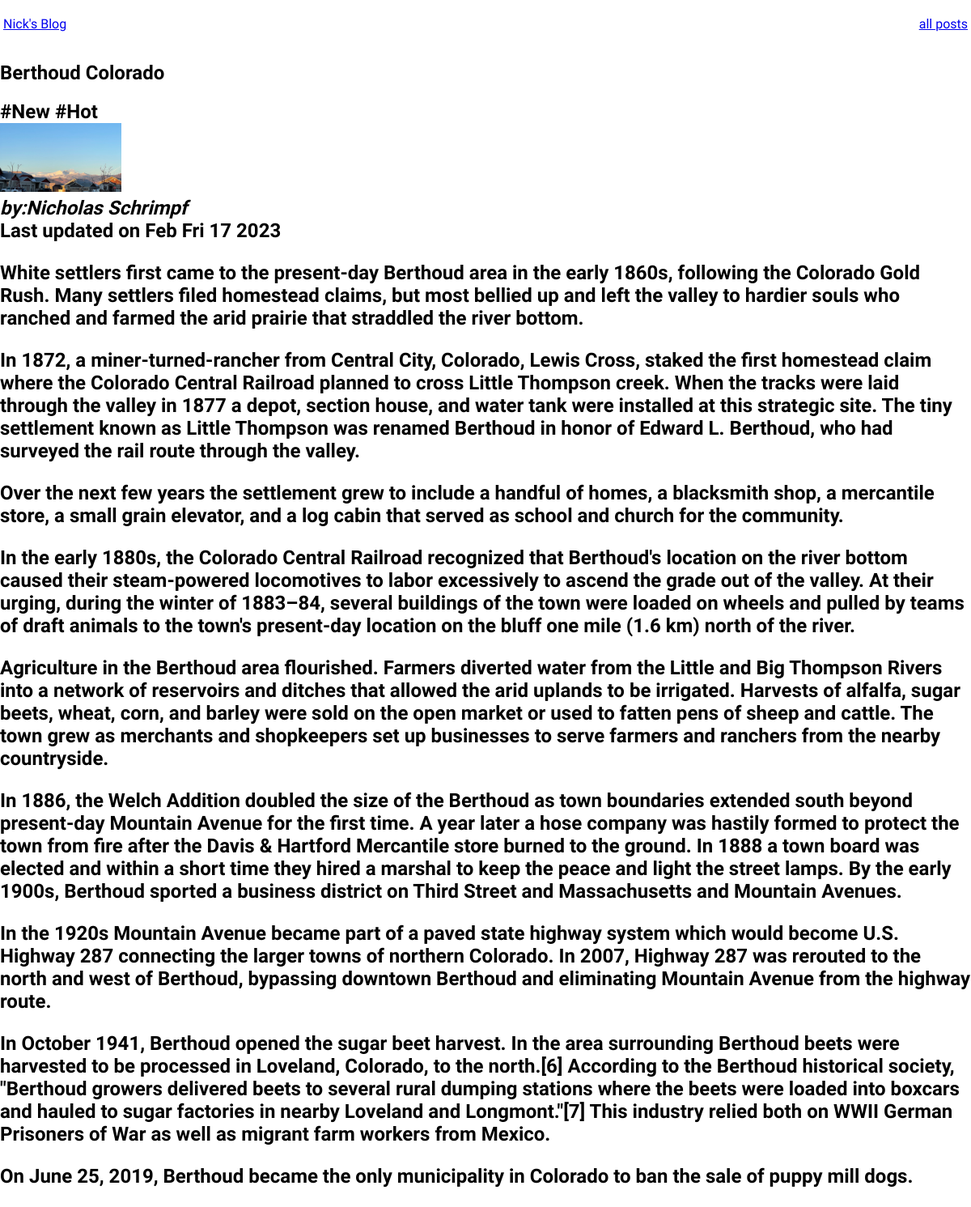
Page /posts/berthoud-colorado on the committed database.
### blog/models.py (models this page shows, shortened)
class Post(models.Model):
    title = models.CharField(max_length=150)
    tags = models.ManyToManyField(Tag)
    author = models.ForeignKey(Author, verbose_name="Author", on_delete=models.SET_NULL,null=True, related_name="posts")
    date = models.DateField(auto_now_add=True)
    excerpt = models.CharField(max_length=200)
    image = models.CharField(max_length=50)
    content = models.TextField(validators=[MinLengthValidator(100)])
    slug = models.SlugField(unique=True)

class Tag(models.Model):
    name = models.CharField( max_length=20)

class Author(models.Model):
    first_name = models.CharField(max_length=100)
    last_name = models.CharField(max_length=100)
    email = models.EmailField()
    def full_name(self):
        return f"{self.first_name} {self.last_name}"
    def __str__(self):
        return self.full_name()

### blog/views.py (the view)
# urls.py: path('posts/<slug:slug>',views.post_detail,name="post-detail-page")
def post_detail(request,slug):
    post = get_object_or_404(Post,slug=slug)
    return render(request,"blog/post-detail.html",{
        "post":post,
        "tags":post.tags.all()
    })

### blog/templates/blog/post-detail.html (shortened to what this page needs)
{% extends 'base.html' %}
{% load static %}
{% block css_stylesheet %}
    <link rel="stylesheet" href="{% static "blog/includes/header.css" %}">
    <link rel="stylesheet" href="{% static "blog/includes/post.css" %}">
{% endblock %}
{% block content %}
{% include "blog/includes/header.html" %}
<section>
    <h2>{{post.title}}<h2>
        {% for tag in tags %}
            <span>#{{tag.name}}</span>
        {% endfor %}
        <article>
            <img src="{% static "blog/images/"|add:post.image %}" alt="{{post.title}}">
            <address>by:{{post.author}}</address>
            <div>
                Last updated on <time>{{post.date| date:"M D d Y"}} </time>
            </div>
        </article>
        <main>
          {{post.content |linebreaks}}
        </main>
</section>
{% endblock %}

### templates/base.html (shortened to what this page needs)
{% load static %}
<!DOCTYPE html>
<html lang="en">
    <head>
        <link rel="stylesheet" href="{% static 'base.css' %}">
        {% block css_stylesheet %}
        {% endblock %}
    </head>
    <body>
        {% block content %}{% endblock %}
    </body>
</html>

### blog/templates/blog/includes/header.html
<header>
    <nav>
        <span><a href=" {% url 'welcome-page' %}">Nick's Blog</a></span>
        <a href=" {% url 'posts-page' %}">all posts</a>
    </nav>
</header>

### static/base.css (style rules this page uses)
body { margin: 0px; font-family: 'Inconsolata', monospace; }

### blog/static/blog/includes/header.css (style rules this page uses)
header { height: 5vh; padding-top: 2vh; }
header nav { display: flex; justify-content: space-between; align-items: center; padding:.25rem; }

### blog/static/blog/includes/post.css (style rules this page uses)
img { max-height: 150px; max-width: 150px; }

### rows in the picture
Post: title "Berthoud Colorado", image (picture), author "Nicholas Schrimpf", date "Feb Fri 17 2023", content "White settlers first came to the present-day Berthoud area in the early 1860s, following the Colorado Gold Rush. Many settlers filed homestead claims, but most bellied up and left the valley to hardier souls who ranched and farmed the arid prairie that straddled the river bottom. In 1872, a miner-turned-rancher from Central City, Colorado, Lewis Cross, staked the first homestead claim where the Colorado Central Railroad planned to cross Little Thompson creek. When the tracks were laid through the valley in 1877 a depot, section house, and water tank were installed at this strategic site. The tiny settlement known as Little Thompson was renamed Berthoud in honor of Edward L. Berthoud, who…"
Tag: name "New"
Tag: name "Hot"
